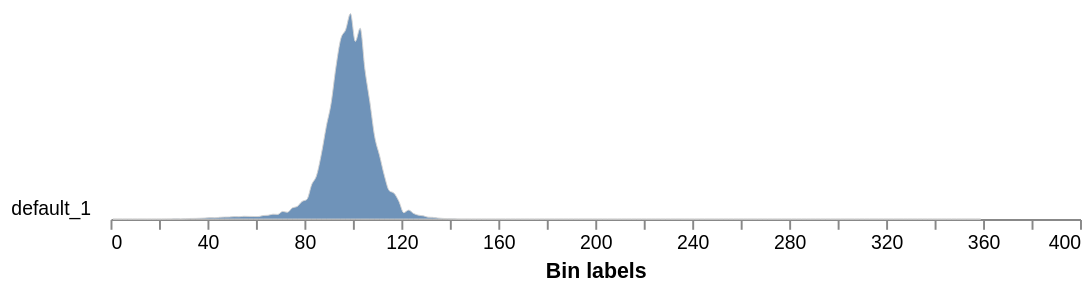

This figure's notebook cell:
### Markdown cell above
## Step 9: Color Analysis

### Code cell
# Determine color properties: Histograms, Color Slices and Pseudocolored Images, output color analyzed images (optional)

# Inputs:
#   rgb_img - RGB image data
#   mask - Binary mask of selected contours 
#   colorspaces - 'all' (default), 'rgb', 'lab', or 'hsv'
#                 This is the data to be printed to the SVG histogram file  
#   label - Optional label parameter, modifies the variable name of observations recorded. (default `label="default"`)

color_histogram = pcv.analyze.color(rgb_img=img_cc, labeled_mask=kept_mask, colorspaces='all', label="default")

### Figure 1 — Vega-Lite specification as saved in the notebook (floating-point values rounded to 4 significant figures; data arrays with more than 128 entries replaced by an {"elided": "..."} marker saying what was removed)
{"config": {"view": {"continuousWidth": 300, "continuousHeight": 300, "stroke": null}, "axis": {"grid": false}, "facet": {"columns": 1, "spacing": 0}, "title": {"anchor": "end"}}, "data": {"name": "data-a2eb240be41a4efe947c6633fe4c6e08"}, "facet": {"field": "sample", "header": {"labelAngle": 0, "labelAlign": "left", "labelOrient": "left"}, "title": null, "type": "nominal"}, "spec": {"mark": {"type": "area", "fillOpacity": 0.8, "interpolate": "monotone", "stroke": "lightgray", "strokeWidth": 0.5}, "encoding": {"x": {"field": "label", "title": "Bin labels", "type": "quantitative"}, "y": {"axis": null, "field": "value", "scale": {"range": [10, -100]}, "type": "quantitative"}}, "height": 10, "width": 500}, "bounds": "flush", "$schema": "https://vega.github.io/schema/vega-lite/v5.20.1.json", "datasets": {"data-a2eb240be41a4efe947c6633fe4c6e08": {"elided": "180 records"}}}
